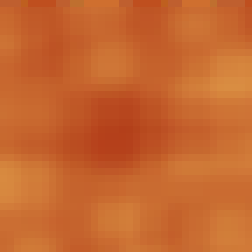
#> input picture T-sne/N2/image/03.png, 36 x 36 px (shown 7 times larger); its folder holds 4 pictures in this run
$ python t-sne.py
#> lines starting #> are read from the running program, lines starting #| are printed output that depends on the picture
import matplotlib.pyplot as plt
from sklearn.manifold import TSNE
import numpy
import cv2
import os
import glob


def rotate_image(mat, angle):
    """
    Rotates an image (angle in degrees) and expands image to avoid cropping
    """

    height, width = mat.shape[:2] # image shape has 3 dimensions
    image_center = (width/2, height/2) # getRotationMatrix2D needs coordinates in reverse order (width, height) compared to shape

    rotation_mat = cv2.getRotationMatrix2D(image_center, angle, 1.)

    # rotation calculates the cos and sin, taking absolutes of those.
    abs_cos = abs(rotation_mat[0,0])
    abs_sin = abs(rotation_mat[0,1])

    # find the new width and height bounds
    bound_w = int(height * abs_sin + width * abs_cos)
    bound_h = int(height * abs_cos + width * abs_sin)

    # subtract old image center (bringing image back to origo) and adding the new image center coordinates
    rotation_mat[0, 2] += bound_w/2 - image_center[0]
    rotation_mat[1, 2] += bound_h/2 - image_center[1]

    # rotate image with the new bounds and translated rotation matrix
    rotated_mat = cv2.warpAffine(mat, rotation_mat, (bound_w, bound_h))
    return rotated_mat


img_dir = r"E:\PyProjects\Report\T-sne\N2\Image"  # Enter Directory of all images
data_path = os.path.join(img_dir, '*g')
files = glob.glob(data_path)
data = []
for num, f1 in enumerate(files):
    img = cv2.imread(f1)
#> img is the input picture: shape (36, 36, 3); mean B, G, R 46.6, 103, 199.1
    img = cv2.cvtColor(img,cv2.cv2.COLOR_BGR2GRAY)
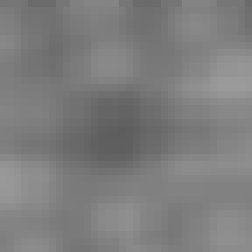
#> img: shape (36, 36) (shown 7 times larger); min 93, max 155, mean 125.3
    deg = numpy.random.randint(-10,10)
    img = rotate_image(img,deg)
#> in rotate_image, `rotated_mat = cv2.warpAffine(mat, rotation_mat, (bound_w, bound_h))`:
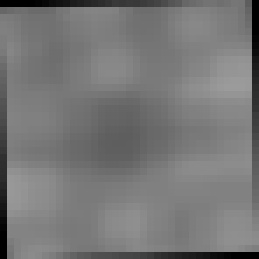
#> rotated_mat: shape (37, 37) (shown 7 times larger); min 0, max 155, mean 118.5
    img = cv2.resize(img, (60, 60))
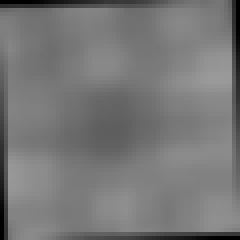
#> img: shape (60, 60) (shown 4 times larger); min 0, max 154, mean 118.6
    data.append(img.reshape(-1))
#> pass 2 of the loop `for num, f1 in enumerate(files):`:
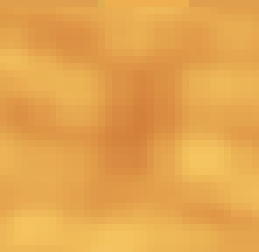
#> input picture T-sne/N2/image/04.png, 37 x 36 px (shown 7 times larger)
#> img is the input picture: shape (36, 37, 3); mean B, G, R 78.2, 165.4, 229.5
#> in rotate_image (call 2), `rotated_mat = cv2.warpAffine(mat, rotation_mat, (bound_w, bound_h))`:
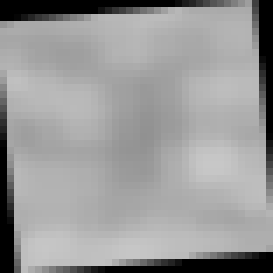
#> rotated_mat: shape (39, 39) (shown 7 times larger); min 0, max 199, mean 152.6
#> `img = cv2.resize(img, (60, 60))`:
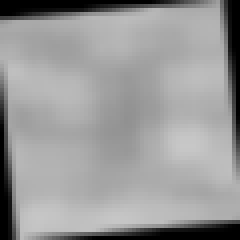
#> img: shape (60, 60) (shown 4 times larger); min 0, max 199, mean 152.6
#> pass 3 of the loop `for num, f1 in enumerate(files):`:
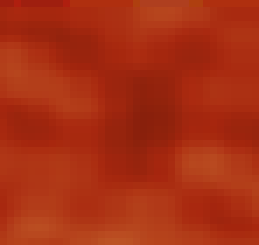
#> input picture T-sne/N2/image/05.png, 37 x 35 px (shown 7 times larger)
#> img is the input picture: shape (35, 37, 3); mean B, G, R 18.6, 47.5, 168.7
#> in rotate_image (call 3), `rotated_mat = cv2.warpAffine(mat, rotation_mat, (bound_w, bound_h))`:
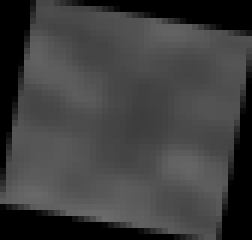
#> rotated_mat: shape (40, 42) (shown 6 times larger); min 0, max 107, mean 62
#> `img = cv2.resize(img, (60, 60))`:
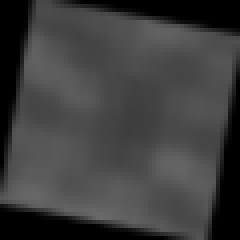
#> img: shape (60, 60) (shown 4 times larger); min 0, max 106, mean 61.9
#> the loop made 4 passes; the first 3 are shown

L = len(data)


# [10 lines of commented-out code are left out]


tsne = TSNE(n_components=2, angle=0.1, perplexity=10, verbose=1, learning_rate=200.0, n_iter=2000)
#> (the run stopped early here; a loop or call above may not have finished)
